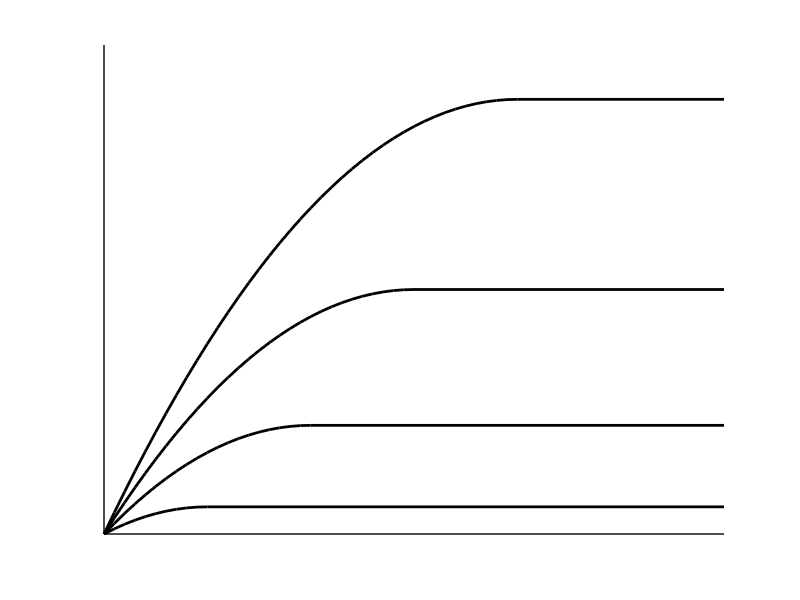
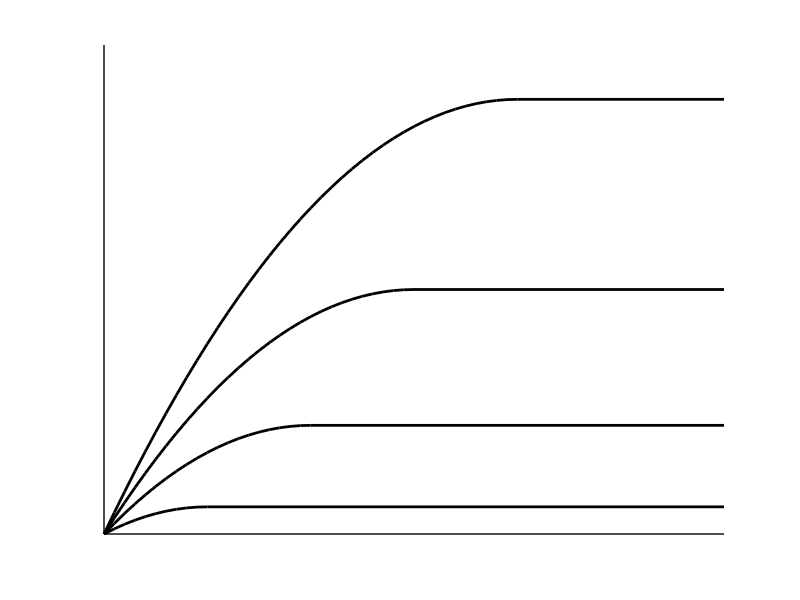

MATLAB code for these plots, in order:
#NOT gate characteristics

clf
hold on

kn=0.0002;
vt=2;

ID=@(vds,vgs) kn.*[(vgs-vt).*vds-vds.^2./2];

v=[3,4,5,6];
for vgs=v
vds=0:0.1:(vgs-vt);
plot(vds,ID(vds,vgs),"linewidth",2,"color","black")
IDs=ID(vgs-vt,vgs);
plot([vgs-vt,6],[IDs,IDs],"linewidth",2,"color","black")
endfor



%axis
plot([0,6],[0,0],"linewidth",1,"color","black")
plot([0,0],[0,0.0018],"linewidth",1,"color","black")

axis([0,6,0,0.0018])
axis off
grid off

print -demf NOTgateCMOS.emf
print -deps NOTgateCMOS.eps
